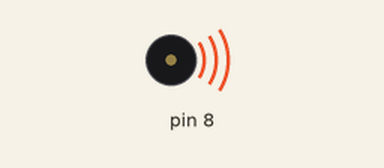
Bench run of a sketch on a simulated Arduino Uno, built with avr-gcc and run on an emulated ATmega328P. On the bench: buzzer (waves = sounding). What the sketch prints to the serial monitor is not drawn.

Above: at 0.7 s.
Timing chart, 0 to 3.0 s (numbered marks = the images above):
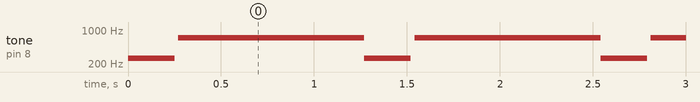

The sketch:

buzzerEinfach.ino
```cpp
// generated by mBlock5 for mBot
// codes make you happy

#include <MeMCore.h>
#include <Arduino.h>
#include <Wire.h>
#include <SoftwareSerial.h>

MeBuzzer buzzer;
int durchgaenge = 0;

void setup() {
  Serial.begin(9600);

}


void loop() {
  durchgaenge++;
  Serial.println(durchgaenge);

  if(durchgaenge < 4)
{
    buzzer.tone(262, 0.25 * 1000);
    delay(20);
    buzzer.tone(700, 1 * 1000);
  }
}
```

Measured:
- by itself, tone on pin 8: repeats every 1.3 s: silent 0.02 s, 700 Hz 1.0 s, 262 Hz 0.25 s, until it stays silent from 3.8 s
